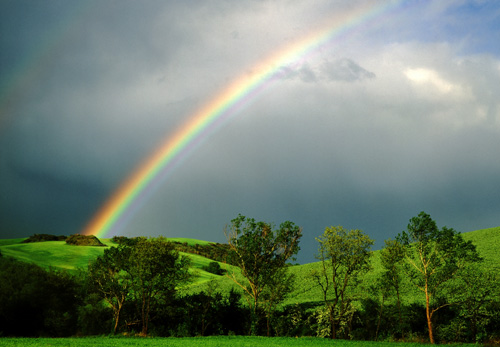
#> input picture ss.jpg, 500 x 347 px, found by its file name
$ python diagrama.py
#> lines starting #> are read from the running program, lines starting #| are printed output that depends on the picture

import matplotlib.pyplot as plt
import numpy as np

# קריאת התמונה
image = plt.imread('/ss.jpg')
#> image is the input picture: shape (347, 500, 3); mean R, G, B 107.6, 124.2, 107.3

# חישוב ההיסטוגרמה
r_hist = np.histogram(image[:,:,0], bins=256, range=(0, 256))
g_hist = np.histogram(image[:,:,1], bins=256, range=(0, 256))
b_hist = np.histogram(image[:,:,2], bins=256, range=(0, 256))

# תצוגה של ההיסטוגרמה
plt.figure(figsize=(8, 20)) # מסגרת היסטוגרמה
plt.title('RGB Histogram')
plt.xlabel('Intensity')
plt.ylabel('Frequency')
plt.xlim([0, 256])
plt.plot(r_hist[1][:-1], r_hist[0], color='r', alpha=0.7, label='Red')
plt.plot(g_hist[1][:-1], g_hist[0], color='g', alpha=0.7, label='Green')
plt.plot(b_hist[1][:-1], b_hist[0], color='b', alpha=0.7, label='Blue')
plt.legend() # מיצג את הקווים
plt.show()
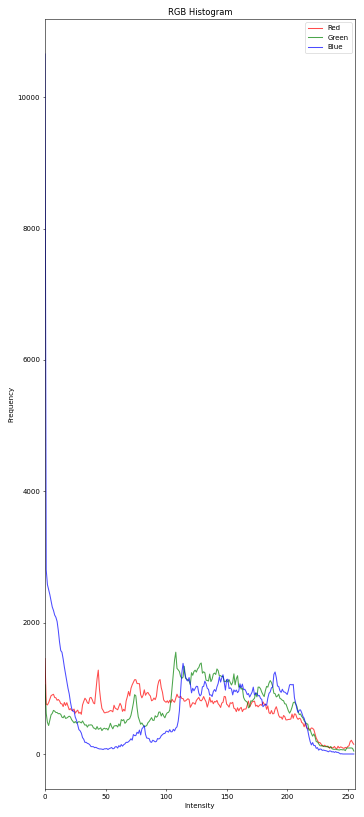
#> figure drawn by matplotlib, 1 panel; curve peaks at x = 0, y = 1452; curve peaks at x = 108, y = 1550; curve peaks at x = 0, y = 10657
